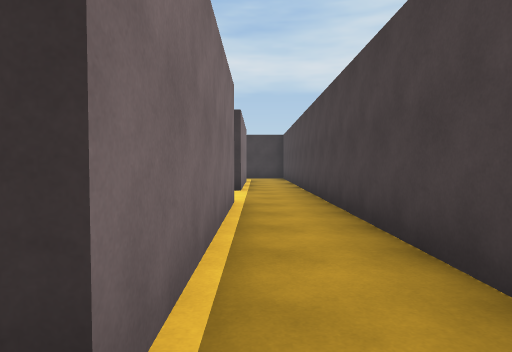
view 1 (above)

18 first-person views from a walk through a 3-D level made in the Unity game engine. The camera is 1.3 m above the floor, tilts 2° down and sees 75° across. The floor is counted in squares, 2 m on a side. Each view is taken from the middle of a square. On the plan, view 1 faces up. The plan holds only what a view shows up to about 10 squares ahead; the rest is blank. The place goes on beyond the plan.

view 2
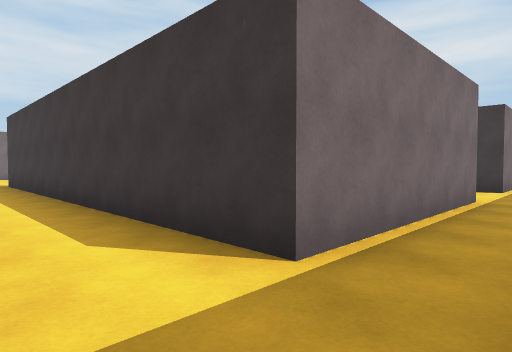

view 3
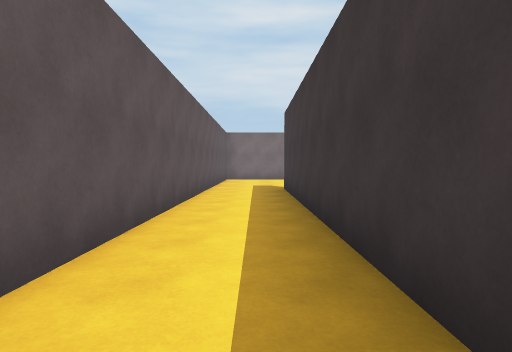

view 4
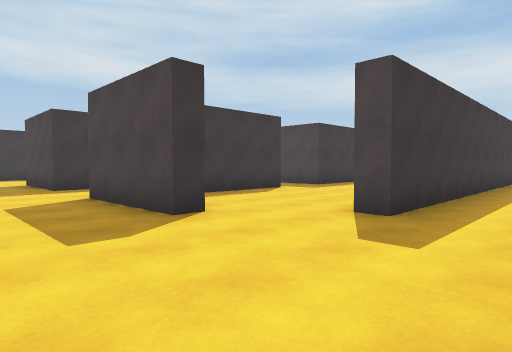

view 5
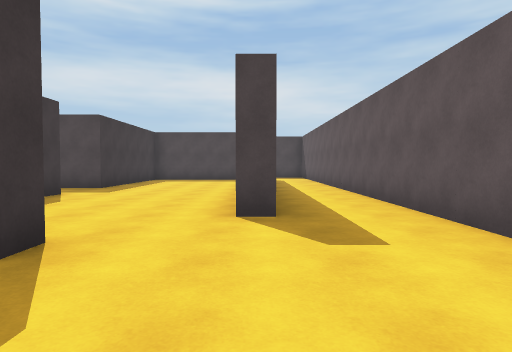

view 6
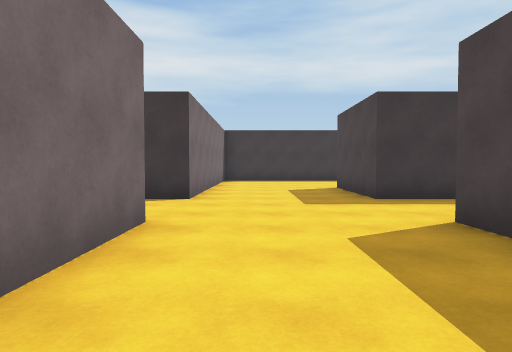

view 7
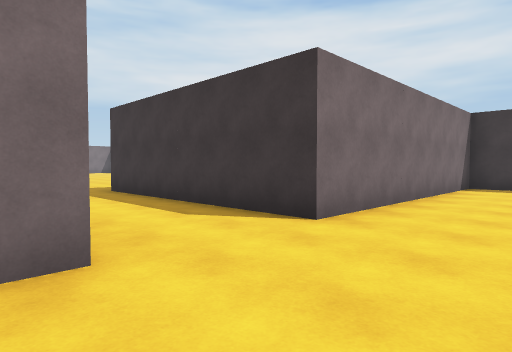

view 8
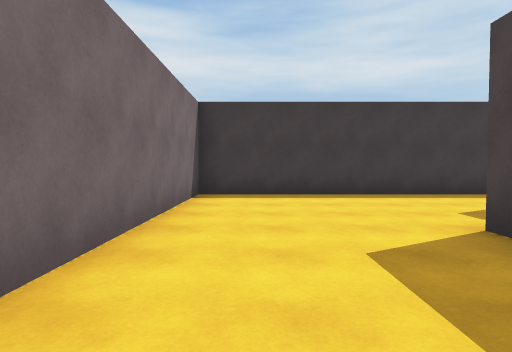

view 9
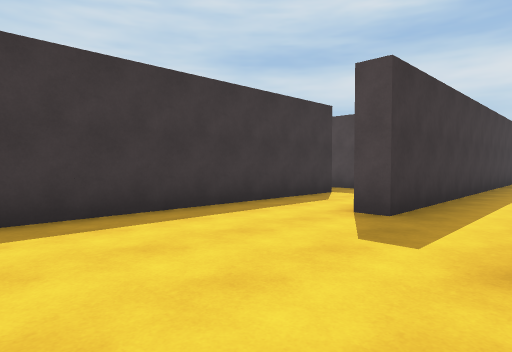

view 10
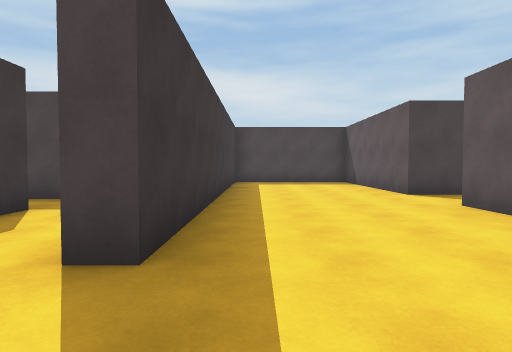

view 11
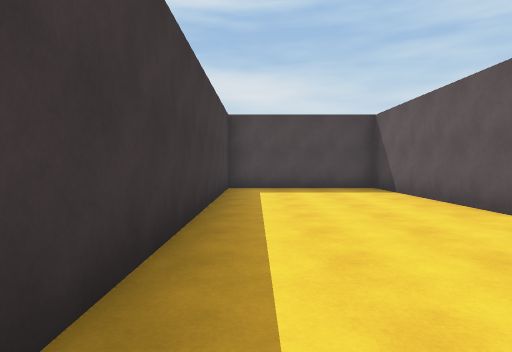

view 12
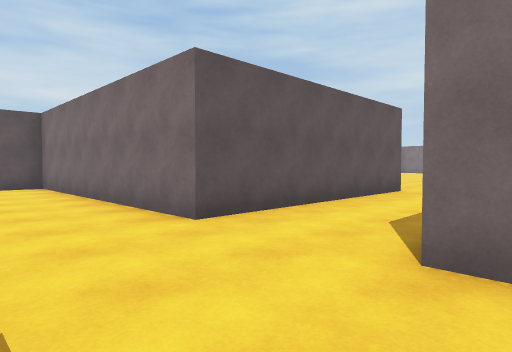

view 13
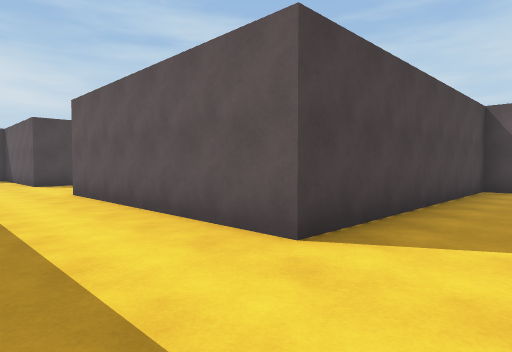

view 14
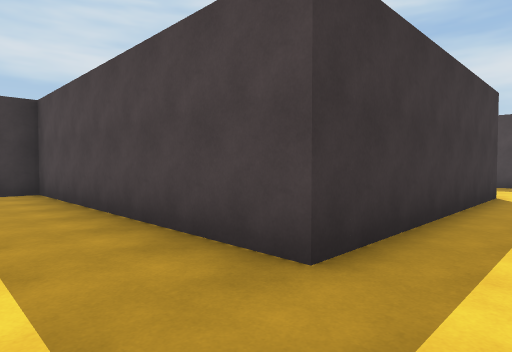

view 15
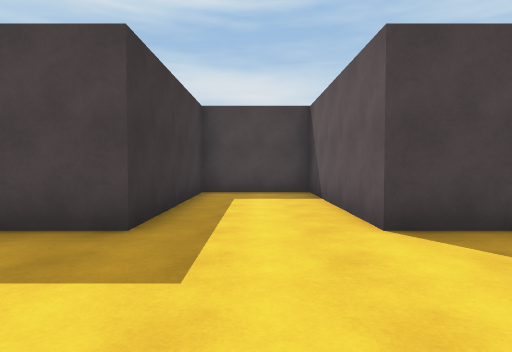

view 16
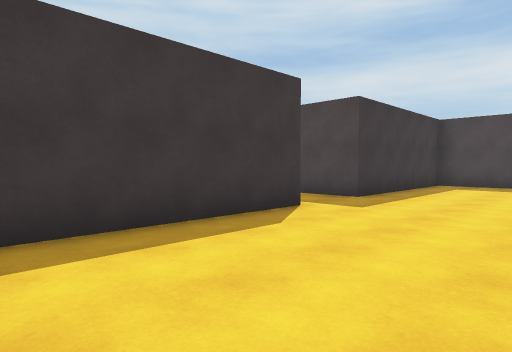

view 17
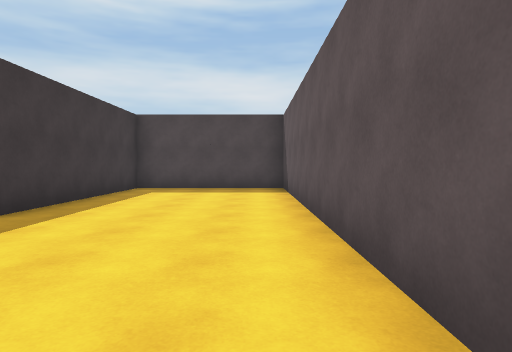

view 18
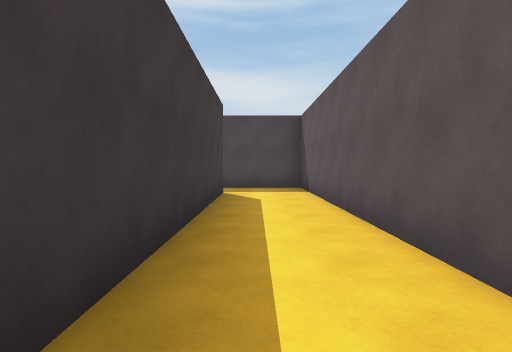

### Floor plan
Ten units are one square. View 1 is at (0, 0); x grows to the right and y downward. Boxes are objects, and circles mark ways between rooms. Rooms are numbered by the first view taken in them; rooms with no view inside come last. Other rooms are left out.
<svg viewBox="-235 -170 253 188">
<path fill="none" stroke="#000" d="M-122 -27 -127 -27 -127 -57 -83 -57 -83 -83 -127 -83 -127 -113M-109 -127 -109 -132M-121 13 13 13 13 -100M-83 -152 -162 -152 -162 -83 -222 -83 -222 -152 -230 -152M-67 -154 -67 -164M-4 -57 -4 -8 -109 -8 -109 -12M-4 -99 -4 -83 -9 -83M-229 13 -222 13 -222 -57 -162 -57 -162 13 -152 13M-59 -87 -9 -87 -9 -127 -109 -127M-89 -87 -78 -87M-78 -52 -116 -52M-91 -12 -9 -12 -9 -52 -59 -52 -59 -87"/>
<circle cx="-115" cy="-125" r="3" fill="#2a7"/>
<circle cx="-110" cy="-20" r="3" fill="#2a7"/>
<circle cx="-70" cy="-90" r="3" fill="#2a7"/>
<text x="-110" y="-70">1</text>
<text x="-70" y="-100">2</text>
<text x="-70" y="-40">3</text>
</svg>
Room 1 opens to room 2. Room 1 opens to room 3. Room 2 opens to room 3.

Where each view was taken, in squares from view 1:
view 1: 0 up, 0 right, facing up
view 2: 1 down, 1 right, facing up-left
view 3: 0 up, 2 left, facing left
view 4: 1 down, 15 left, facing up-right
view 5: 1 up, 15 left, facing right
view 6: 2 up, 15 left, facing up
view 7: 5 up, 14 left, facing up-left
view 8: 8 up, 15 left, facing up
view 9: 11 up, 15 left, facing up-right
view 10: 12 up, 13 left, facing right
view 11: 12 up, 10 left, facing right
view 12: 9 up, 14 left, facing down-left
view 13: 8 up, 24 left, facing down-right
view 14: 7 up, 24 left, facing up-right
view 15: 7 up, 16 left, facing right
view 16: 2 up, 12 left, facing up-right
view 17: 2 up, 10 left, facing right
view 18: 0 up, 8 left, facing right
